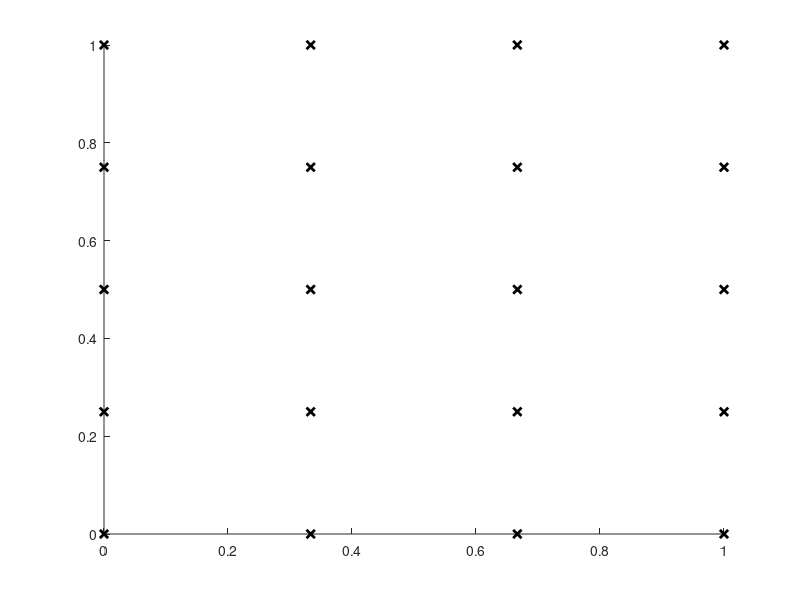
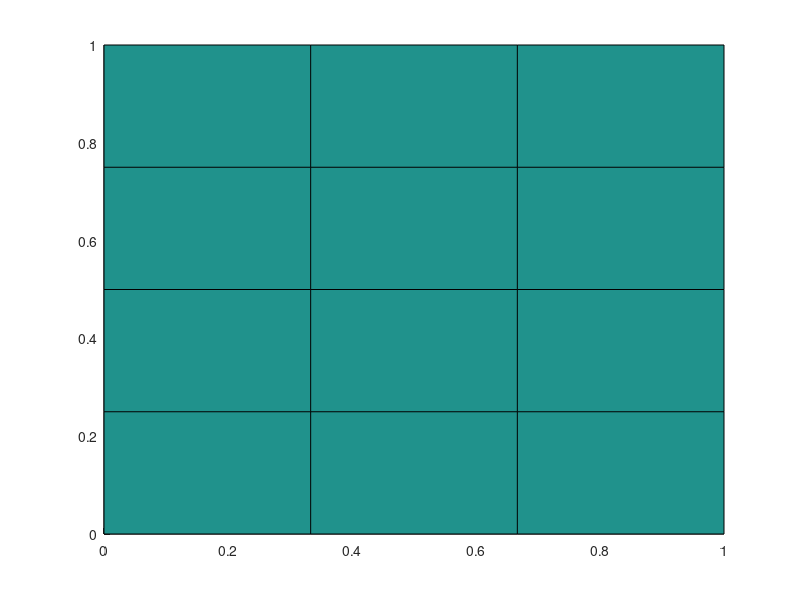

These figures' MATLAB source, in order:
clear variables
close all
clc

nx = 4; % points along x
ny = 5; % points along y

Lx = 1; % domain lenght along x
Ly = 1; % domain length along y

x0 = 0;
x = linspace(x0,Lx,nx); % nx values from x0 to Lx, linearly spaced 

y0 = 0;
y = linspace(y0,Ly,ny); % ny values from y0 to Ly, linearly spaced

% plot of mesh
figure
hold on
for i = 1:nx
    for j = 1:ny
        plot(x(i),y(j),'kx','LineWidth',2)
        fprintf("x(%i) = %g, y(%i) = %g \n",i,x(i),j,y(j)) % print coordinates
    end
end
hold off

% more professional handling of the grid
figure
[X,Y] = meshgrid(x,y);
% function (zeros in this case) for a grid defined by X and Y
surf(X,Y,zeros(size(X))) % create surface plot
view(2) % 2d version of surf (x,y) plane

% [X(:) Y(:)] gives you the x and y coordinate of every node

K = zeros(nx*ny,nx*ny); 
rhs = zeros(nx*ny,1);

% goal: compute kx, ky, kc
dx = Lx/(nx-1);
dy = Ly/(ny-1);

kx = 1/dx^2;
ky = 1/dy^2;
kc = -2*(kx + ky);

for j = 1:ny
    for i = 1:nx
        k = (j-1)*nx + i; % linear index
        disp(k)
        
    end
end
